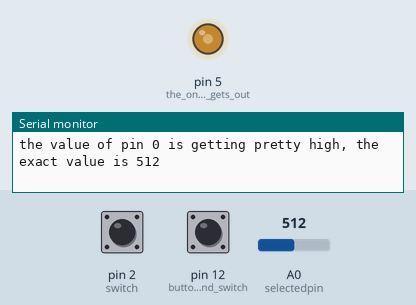
Recording of a sketch running on a simulated Arduino Uno, built with avr-gcc and run on an emulated ATmega328P. Shown: output pins drawn as LEDs (lit = HIGH), the last lines printed to the serial monitor. Inputs (shaded band) come from the test bench; at power-on: A0 (selectedpin) = 512, pin 2 (switch) HIGH, pin 12 (button_and_switch) LOW.

Above: at 4.0 s.
4.1 s: A0 (selectedpin) set to 777
At 5.3 s:
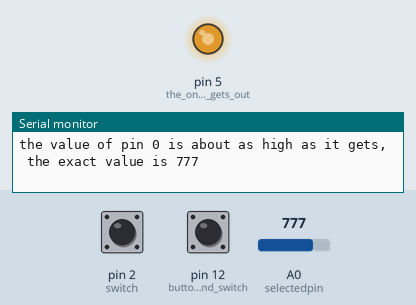
5.6 s: A0 (selectedpin) set to 1023
At 6.7 s:
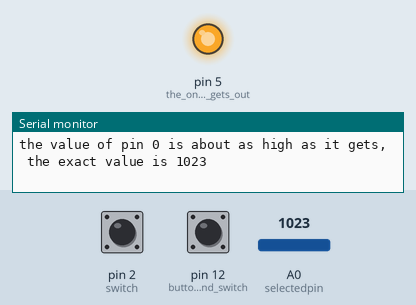
14.2 s: A0 (selectedpin) set to 900
At 14.8 s:
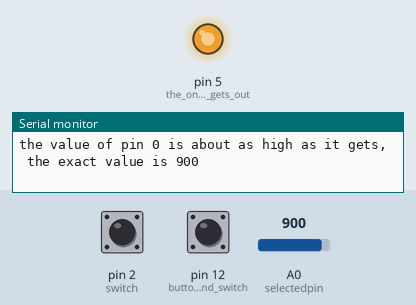
Timing chart, 0 to 17.2 s (numbered marks = the images above; inputs shaded):
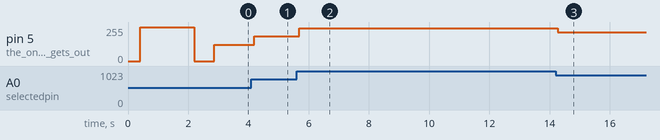

The sketch:

project1.ino
```cpp
// Tomas Turbek
//i wrote this code to get a good grade on unit one summarative assesment
//i wrote it really late at night
//the program is supposed to let the user pick an input on the digital sandbox
//then view the output of that

int buttonpin = 12;
int selectedpin = 0;

void setup()
{
  Serial.begin(9600);
  pinMode(0, INPUT);
  pinMode(1, INPUT);
  pinMode(2, INPUT);
  pinMode(3, INPUT); // all the analog things to read from

  pinMode(5, OUTPUT); // the one led that gets outputted to

  pinMode(12, INPUT);// button and switch
  pinMode(2, INPUT);

  digitalWrite(4, HIGH); // this does the light show
  delay(200);
  digitalWrite(8, HIGH);
  delay(200);
  digitalWrite(5, HIGH);
  delay(200);
  digitalWrite(7, HIGH);
  delay(200);
  digitalWrite(6, HIGH);
  delay(1000);
  digitalWrite(6, LOW);
  delay(200);
  digitalWrite(7, LOW);
  delay(200);
  digitalWrite(5, LOW);
  delay(200);
  digitalWrite(8, LOW);
  delay(200);
  digitalWrite(4, LOW);
  delay(200);
}

void loop()
{
  // first of all, print the greeting
  Serial.println("Hi! use the push button to pick which sensor to use!");
  do{
    if (digitalRead(12) == HIGH){//if the button is on, increment
      selectedpin++;
      Serial.print("youve picked pin ");
      Serial.println(selectedpin);
      if (selectedpin == 4){ // checking oob
        selectedpin = 0;
      }
      delay(100);// make sure the user has time to react
    }
  } while (digitalRead(2) == LOW); //do that stuff while the switch is off


  do{
    int analogReadResult = analogRead(selectedpin);
    Serial.print("the value of pin ");
    Serial.print(selectedpin);
    Serial.print(" is ");

    if (analogReadResult < 255) {
      Serial.print("pretty low, the exact value is ");
    }
    if ((analogReadResult >= 255)&&(analogReadResult <=511)) {
      Serial.print("not too high not to low, the exact value is ");
    }
    if ((analogReadResult > 511)&&(analogReadResult <=767)) {
      Serial.print("getting pretty high, the exact value is ");
    }
    if (analogReadResult>767) {
      Serial.print("about as high as it gets, the exact value is ");
    }

    Serial.println(analogReadResult);
    analogWrite(5, (analogReadResult / 5) * 1.2);
    //this converts the analogRead results 0-1023 to a value that works for analogWrite 0-255
    delay(50);
  } while (digitalRead(2) == HIGH); // do that stuff while the switch is still on

}
```

Measured:
- after the input at 4.1 s, pin 5 (the_one_led_that_gets_out): 122/255 → 186/255 after 0.09 s
- after the input at 5.6 s, pin 5 (the_one_led_that_gets_out): 186/255 → 244/255 after 0.09 s
- after the input at 14.2 s, pin 5 (the_one_led_that_gets_out): 244/255 → 216/255 after 0.06 s
